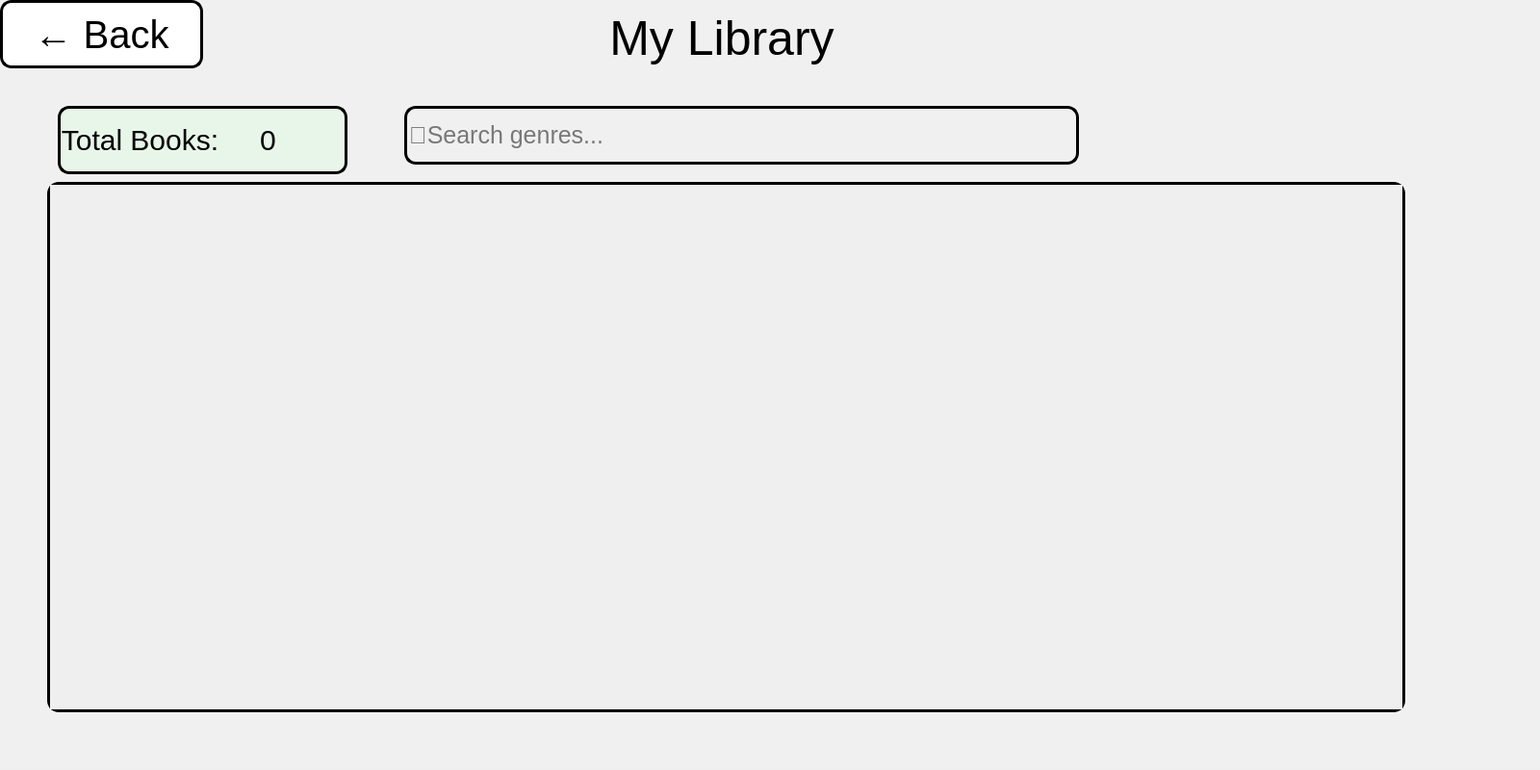
<?xml version="1.0" encoding="UTF-8"?>
<ui version="4.0">
 <class>MyLibraryWindow</class>
 <widget class="QMainWindow" name="MyLibraryWindow">
  <property name="geometry">
   <rect>
    <x>0</x>
    <y>0</y>
    <width>1600</width>
    <height>800</height>
   </rect>
  </property>
  <property name="windowTitle">
   <string>My Library - Book Club</string>
  </property>
  <property name="styleSheet">
   <string notr="true">background-image: url(:/resources/main.jpg);</string>
  </property>
  <widget class="QWidget" name="centralwidget">
   <widget class="QFrame" name="mainFrame">
    <property name="geometry">
     <rect>
      <x>0</x>
      <y>0</y>
      <width>1600</width>
      <height>800</height>
     </rect>
    </property>
    <property name="styleSheet">
     <string notr="true">QFrame {
	background-color: rgba(255,255,255,10);
}</string>
    </property>
    <property name="frameShape">
     <enum>QFrame::Shape::StyledPanel</enum>
    </property>
    <widget class="QPushButton" name="backButton">
     <property name="geometry">
      <rect>
       <x>0</x>
       <y>0</y>
       <width>211</width>
       <height>71</height>
      </rect>
     </property>
     <property name="styleSheet">
      <string notr="true">QPushButton#backButton { font: 700 9pt &quot;Script MT Bold&quot;; font-size: 40px; color: rgb(0,0,0); background-color: rgb(255,255,255); border: 3px solid black; border-radius: 12px; }</string>
     </property>
     <property name="text">
      <string>← Back</string>
     </property>
    </widget>
    <widget class="QLabel" name="titleLabel">
     <property name="geometry">
      <rect>
       <x>500</x>
       <y>4</y>
       <width>500</width>
       <height>71</height>
      </rect>
     </property>
     <property name="styleSheet">
      <string notr="true">QLabel {
	font: 700 9pt &quot;Script MT Bold&quot;;
	font-size: 50px;
	color: rgb(0,0,0);
	background: transparent;
}</string>
     </property>
     <property name="text">
      <string>My Library</string>
     </property>
     <property name="alignment">
      <set>Qt::AlignmentFlag::AlignCenter</set>
     </property>
    </widget>
    <widget class="QFrame" name="statsBar">
     <property name="geometry">
      <rect>
       <x>60</x>
       <y>110</y>
       <width>301</width>
       <height>71</height>
      </rect>
     </property>
     <property name="styleSheet">
      <string notr="true">QFrame#statsBar { background-color: #E8F5E9; border: 3px solid black; border-radius: 12px; }</string>
     </property>
     <property name="frameShape">
      <enum>QFrame::Shape::StyledPanel</enum>
     </property>
     <widget class="QLabel" name="totalBooksLabel">
      <property name="geometry">
       <rect>
        <x>210</x>
        <y>5</y>
        <width>81</width>
        <height>61</height>
       </rect>
      </property>
      <property name="styleSheet">
       <string notr="true">font: 700 9pt &quot;Script MT Bold&quot;;
font-size: 30px;
color: black;
background: transparent;</string>
      </property>
      <property name="text">
       <string>0</string>
      </property>
     </widget>
     <widget class="QLabel" name="titleLabel_2">
      <property name="geometry">
       <rect>
        <x>0</x>
        <y>0</y>
        <width>171</width>
        <height>71</height>
       </rect>
      </property>
      <property name="styleSheet">
       <string notr="true">QLabel {
	font: 700 9pt &quot;Script MT Bold&quot;;
	font-size: 30px;
	color: rgb(0,0,0);
	background: transparent;
}</string>
      </property>
      <property name="text">
       <string>Total Books:</string>
      </property>
      <property name="alignment">
       <set>Qt::AlignmentFlag::AlignCenter</set>
      </property>
     </widget>
    </widget>
    <widget class="QScrollArea" name="booksScrollArea">
     <property name="geometry">
      <rect>
       <x>49</x>
       <y>189</y>
       <width>1411</width>
       <height>551</height>
      </rect>
     </property>
     <property name="styleSheet">
      <string notr="true">QScrollArea#booksScrollArea { border: 3px solid black; border-radius: 12px; background-color: white; }</string>
     </property>
     <property name="widgetResizable">
      <bool>true</bool>
     </property>
     <widget class="QWidget" name="booksContents">
      <property name="geometry">
       <rect>
        <x>0</x>
        <y>0</y>
        <width>1405</width>
        <height>545</height>
       </rect>
      </property>
      <layout class="QVBoxLayout" name="booksLayout"/>
     </widget>
    </widget>
    <widget class="QLineEdit" name="searchInput">
     <property name="geometry">
      <rect>
       <x>420</x>
       <y>110</y>
       <width>701</width>
       <height>61</height>
      </rect>
     </property>
     <property name="styleSheet">
      <string notr="true">QLineEdit {
	font: 700 9pt &quot;Script MT Bold&quot;;
	font-size: 25px;
	color: rgb(0,0,0);
	background: transparent;
	border: 3px solid black;
	border-radius: 12px;
}</string>
     </property>
     <property name="placeholderText">
      <string>🔎Search genres...</string>
     </property>
    </widget>
   </widget>
  </widget>
 </widget>
 <resources/>
 <connections/>
</ui>
